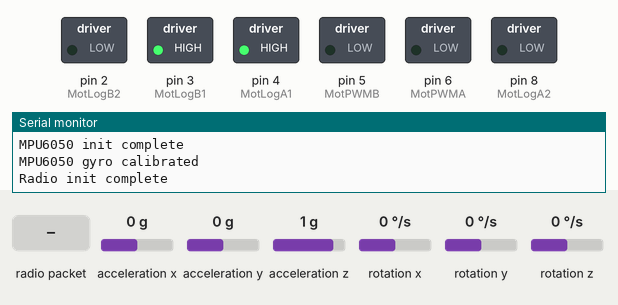
Simulated run of this program. Board: Arduino Nano, built with avr-gcc and run on an emulated ATmega328P. On the bench: switched loads named in the program (green lamp = pin HIGH), the last lines printed to the serial monitor. Wiring (inferred from the names in the program): MPU-6050 motion sensor at I2C address 0x68. The test bench sets the inputs (shaded band); at power-on: rotation z 0 °/s, acceleration x 0 g, acceleration y 0 g, acceleration z 1 g, rotation x 0 °/s, rotation y 0 °/s. No radio packets arrive unless stated.

Above: at 3.2 s.
3.3 s: radio packet "one" arrives
At 4.2 s:
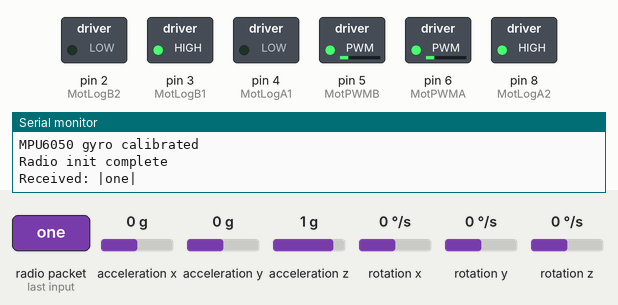
6.3 s: rotation z set to -192 °/s
At 7.21 s:
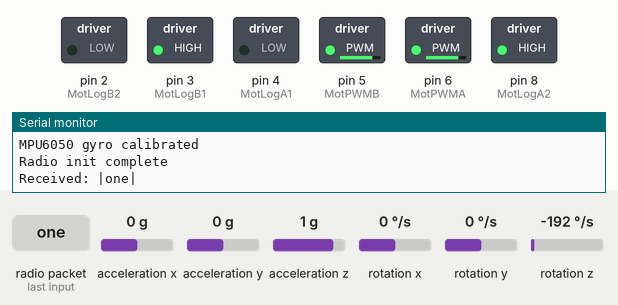
9.3 s: radio packet "one" arrives
At 10.41 s:
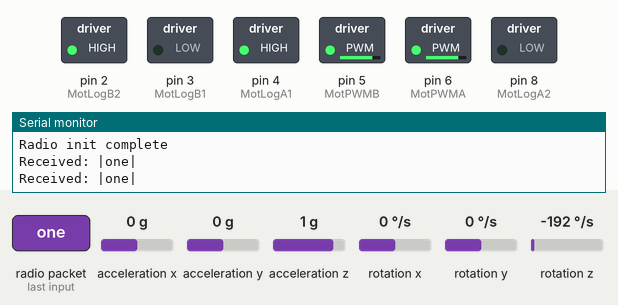
12.3 s: radio packet "two" arrives
At 12.68 s:
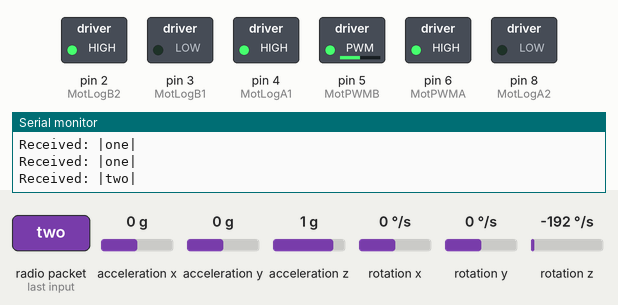
14.3 s: radio packet "thr" arrives
At 14.46 s:
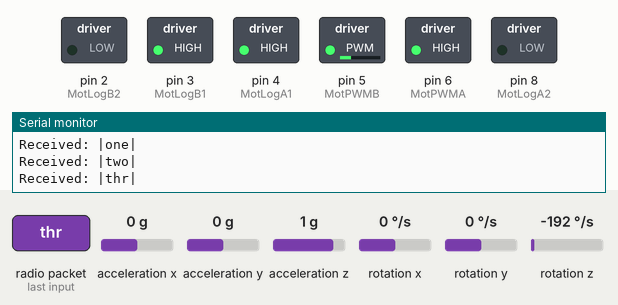
Timing chart, 0 to 16.8 s (numbered marks = the images above; inputs shaded):
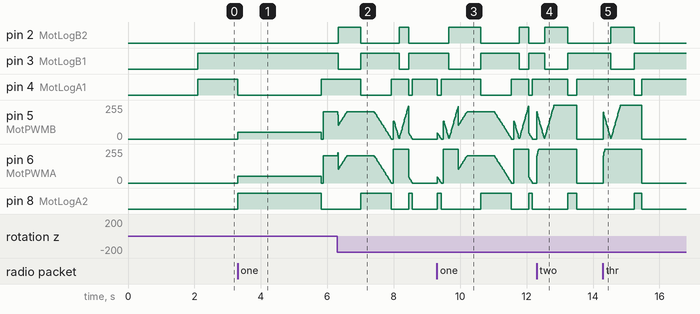

The program:

main.cpp
```cpp
#include <Arduino.h>
#include <Wire.h>
#include <uMQ.h>

#define MotLogA1 4
#define MotLogA2 8

#define MotLogB1 3
#define MotLogB2 2

#define MotPWMA 6
#define MotPWMB 5

#define sensLine1 A0
#define sensLine2 A1
#define sensLine3 A2
#define sensLine4 A3
#define sensLine5 A6

#define MPU_ADDR 0x68

uMQ radio;
String recv;

float gYawDeg = 0.0f;
float gPitchDeg = 0.0f;
float gRollDeg = 0.0f;
float gGyroZBias = 0.0f;
unsigned long gLastImuMicros = 0;

static float normalizeAngleDeg(float a)
{
  while (a > 180.0f)
    a -= 360.0f;
  while (a < -180.0f)
    a += 360.0f;
  return a;
}

void motor_init()
{
  pinMode(MotPWMA, OUTPUT);
  pinMode(MotPWMB, OUTPUT);
  pinMode(MotLogA1, OUTPUT);
  pinMode(MotLogA2, OUTPUT);
  pinMode(MotLogB1, OUTPUT);
  pinMode(MotLogB2, OUTPUT);
  Serial.println("Motor Init");
}

void driveMotor(int speedM1, int speedM2)
{
  speedM1 = constrain(speedM1, -100, 100);
  speedM2 = constrain(speedM2, -100, 100);

  int pwmA = abs(speedM1) * 255 / 100;
  int pwmB = abs(speedM2) * 255 / 100;

  analogWrite(MotPWMA, pwmA);
  analogWrite(MotPWMB, pwmB);

  if (speedM1 < 0)
  {
    digitalWrite(MotLogA1, LOW);
    digitalWrite(MotLogA2, HIGH);
  }
  else
  {
    digitalWrite(MotLogA1, HIGH);
    digitalWrite(MotLogA2, LOW);
  }

  if (speedM2 < 0)
  {
    digitalWrite(MotLogB1, LOW);
    digitalWrite(MotLogB2, HIGH);
  }
  else
  {
    digitalWrite(MotLogB1, HIGH);
    digitalWrite(MotLogB2, LOW);
  }
}

bool mpuWriteReg(uint8_t reg, uint8_t value)
{
  Wire.beginTransmission(MPU_ADDR);
  Wire.write(reg);
  Wire.write(value);
  return Wire.endTransmission() == 0;
}

bool mpuReadRaw(int16_t &ax, int16_t &ay, int16_t &az, int16_t &gx, int16_t &gy, int16_t &gz)
{
  Wire.beginTransmission(MPU_ADDR);
  Wire.write(0x3B);
  if (Wire.endTransmission(false) != 0)
    return false;

  if (Wire.requestFrom(MPU_ADDR, (uint8_t)14) != 14)
    return false;

  ax = (Wire.read() << 8) | Wire.read();
  ay = (Wire.read() << 8) | Wire.read();
  az = (Wire.read() << 8) | Wire.read();
  Wire.read();
  Wire.read();
  gx = (Wire.read() << 8) | Wire.read();
  gy = (Wire.read() << 8) | Wire.read();
  gz = (Wire.read() << 8) | Wire.read();
  return true;
}

bool mpuInit()
{
  Wire.begin();
  delay(50);

  if (!mpuWriteReg(0x6B, 0x00))
    return false;
  if (!mpuWriteReg(0x1B, 0x08))
    return false; // +-500 dps
  if (!mpuWriteReg(0x1C, 0x08))
    return false; // +-4g

  delay(50);
  return true;
}

void mpuCalibrateGyro(uint16_t samples = 400)
{
  long sumGz = 0;
  uint16_t ok = 0;

  for (uint16_t i = 0; i < samples; i++)
  {
    int16_t ax, ay, az, gx, gy, gz;
    if (mpuReadRaw(ax, ay, az, gx, gy, gz))
    {
      sumGz += gz;
      ok++;
    }
    delay(3);
  }

  if (ok > 0)
    gGyroZBias = (float)sumGz / (float)ok;
  else
    gGyroZBias = 0.0f;

  gLastImuMicros = micros();
}

void mpuUpdate()
{
  int16_t axRaw, ayRaw, azRaw, gxRaw, gyRaw, gzRaw;
  if (!mpuReadRaw(axRaw, ayRaw, azRaw, gxRaw, gyRaw, gzRaw))
    return;

  unsigned long now = micros();
  if (gLastImuMicros == 0)
  {
    gLastImuMicros = now;
    return;
  }

  float dt = (now - gLastImuMicros) / 1000000.0f;
  gLastImuMicros = now;
  if (dt <= 0.0f || dt > 0.1f)
    return;

  const float gyroScale = 65.5f; // LSB/(deg/s) for +-500 dps
  float gx = gxRaw / gyroScale;
  float gy = gyRaw / gyroScale;
  float gz = (gzRaw - gGyroZBias) / gyroScale;

  float ax = (float)axRaw;
  float ay = (float)ayRaw;
  float az = (float)azRaw;

  float accRoll = atan2(ay, az) * 57.2958f;
  float accPitch = atan2(-ax, sqrt(ay * ay + az * az)) * 57.2958f;

  const float alpha = 0.98f;
  gRollDeg = alpha * (gRollDeg + gx * dt) + (1.0f - alpha) * accRoll;
  gPitchDeg = alpha * (gPitchDeg + gy * dt) + (1.0f - alpha) * accPitch;

  gYawDeg = normalizeAngleDeg(gYawDeg + gz * dt);
}

void driveHeadingHold(int baseSpeed, float targetYawDeg, uint16_t durationMs)
{
  unsigned long start = millis();
  float prevErr = 0.0f;

  while ((millis() - start) < durationMs)
  {
    mpuUpdate();

    float err = normalizeAngleDeg(targetYawDeg - gYawDeg);
    float derr = err - prevErr;
    prevErr = err;

    const float kp = 1.8f;
    const float kd = 0.5f;
    int corr = (int)(kp * err + kd * derr);

    int left = baseSpeed + corr;
    int right = baseSpeed - corr;

    driveMotor(left, right);
    delay(10);
  }

  driveMotor(0, 0);
}

void rotateByYaw(int turnSpeed, float deltaYawDeg, uint16_t timeoutMs = 2500)
{
  float startYaw = gYawDeg;
  float target = normalizeAngleDeg(startYaw + deltaYawDeg);
  unsigned long t0 = millis();

  int s = constrain(turnSpeed, 25, 90);
  if (deltaYawDeg < 0)
    s = -s;

  while ((millis() - t0) < timeoutMs)
  {
    mpuUpdate();
    float err = normalizeAngleDeg(target - gYawDeg);
    if (abs(err) < 3.0f)
      break;

    int cmd = (int)(0.8f * err);
    cmd = constrain(cmd, -abs(s), abs(s));

    driveMotor(cmd, -cmd);
    delay(10);
  }

  driveMotor(0, 0);
  delay(60);
}

void clining(int speed, String flagStart)
{
  speed = constrain(speed, 20, 100);
  mpuUpdate();

  if (flagStart == "one")
  {
    // Z-shape style: yaw turns with IMU control.
    rotateByYaw(speed, -25.0f);
    driveHeadingHold(speed, gYawDeg, 450);
    rotateByYaw(speed, 50.0f);
    driveHeadingHold(speed, gYawDeg, 450);
    rotateByYaw(speed, -25.0f);
  }
  else if (flagStart == "two")
  {
    float target = gYawDeg;
    driveHeadingHold(speed, target, 1200);
  }
  else if (flagStart == "thr" || flagStart == "tri")
  {
    float target = gYawDeg;
    driveHeadingHold(speed, target, 700);
    driveHeadingHold(-speed, target, 450);
  }
  else
  {
    driveMotor(0, 0);
    delay(20);
  }
}

void setup()
{
  Serial.begin(115200);
  motor_init();

  if (!mpuInit())
  {
    Serial.println("MPU6050 init failed");
  }
  else
  {
    Serial.println("MPU6050 init complete");
    mpuCalibrateGyro();
    Serial.println("MPU6050 gyro calibrated");
  }

  radio.init(9, 10);
}

void loop()
{
  recv = radio.recv("ILUSH", 100);
  recv.trim();

  if (recv.length() > 0)
  {
    Serial.println("Received: |" + recv + "|");
    clining(80, recv);
  }
  else
  {
    mpuUpdate();
    driveMotor(0, 0);
    delay(20);
  }
}
```

uMQ.h
```cpp
#include <nRF24L01.h>
#include <RF24.h>

class uMQ
{
private:
  RF24 radio;

public:
  uMQ() {}

  void init(int ce_pin, int csn_pin, int channel = 76)
  {
    if (!radio.begin(ce_pin, csn_pin))
    {
      Serial.println("Radio init failed");
      while (1)
        ;
    }
    Serial.println("Radio init complete");
    radio.setChannel(channel);
    radio.setAutoAck(true);
    radio.setPALevel(RF24_PA_LOW);
  }

  bool send(String data, String address, uint32_t timeout = 1000)
  {
    radio.closeReadingPipe(0);
    radio.openWritingPipe((uint8_t *)address.c_str());
    radio.stopListening();
    delay(50);
    return radio.write(data.c_str(), data.length());
  }

  String recv(String address, uint32_t timeout = -1)
  {
    radio.closeReadingPipe(0);
    radio.openReadingPipe(0, (uint8_t *)address.c_str());
    radio.startListening();

    uint32_t start = millis();
    while (!radio.available())
    {
      if (millis() - start > timeout)
      {
        return "";
      }
    }

    char buf[32] = {0};

    radio.read(&buf, sizeof(buf));

    return String(buf);
  }
};
```

Measured:
- after the input at 3.3 s, pin 4 (MotLogA1): HIGH → LOW at once, → HIGH 2.5 s later; pin 5 (MotPWMB), pin 6 (MotPWMA): 0/255 → 51/255 at once, → 0/255 2.5 s later, → 204/255 0.06 s later; pin 8 (MotLogA2): LOW → HIGH at once, → LOW 2.5 s later
- after the input at 6.3 s, pin 4 (MotLogA1): HIGH → LOW after 0.70 s, → HIGH 0.93 s later, → LOW 0.52 s later, → HIGH 0.11 s later; pin 8 (MotLogA2): LOW → HIGH after 0.70 s, → LOW 0.93 s later, → HIGH 0.52 s later, → LOW 0.11 s later
- after the input at 9.3 s, pin 2 (MotLogB2): LOW → HIGH after 0.36 s, → LOW 0.95 s later, → HIGH 1.2 s later, → LOW 0.28 s later; pin 3 (MotLogB1): HIGH → LOW after 0.36 s, → HIGH 0.95 s later, → LOW 1.2 s later, → HIGH 0.28 s later
- after the input at 12.3 s, pin 2 (MotLogB2): LOW → HIGH after 0.24 s, → LOW 0.71 s later; pin 3 (MotLogB1): HIGH → LOW after 0.24 s, → HIGH 0.71 s later; pin 4 (MotLogA1): HIGH → LOW after 0.95 s, → HIGH 0.26 s later; pin 6 (MotPWMA): 0/255 → 255/255 at once, → 0/255 1.2 s later; pin 8 (MotLogA2): LOW → HIGH after 0.95 s, → LOW 0.26 s later
- after the input at 14.3 s, pin 2 (MotLogB2): LOW → HIGH after 0.24 s, → LOW 0.71 s later; pin 3 (MotLogB1): HIGH → LOW after 0.24 s, → HIGH 0.71 s later; pin 4 (MotLogA1): HIGH → LOW after 0.95 s, → HIGH 0.22 s later; pin 6 (MotPWMA): 0/255 → 255/255 at once, → 0/255 1.2 s later; pin 8 (MotLogA2): LOW → HIGH after 0.95 s, → LOW 0.22 s later
